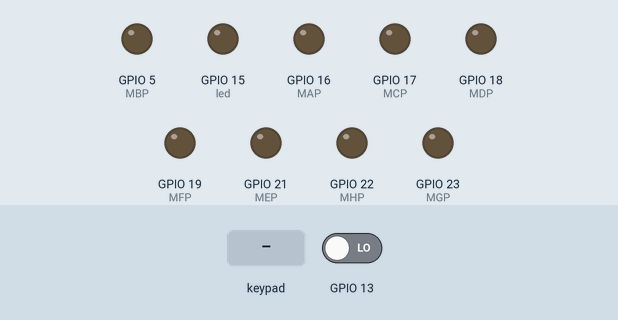
The program below on a simulated ESP32. Shown: output pins drawn as LEDs (lit = HIGH). The test bench sets the inputs (shaded band); at power-on: GPIO 13 LOW. Nothing arrives over Bluetooth unless stated; what the program prints to the serial monitor is not drawn.

Above: at 1.2 s.
1.3 s: key 'T' pressed
At 3.3 s:
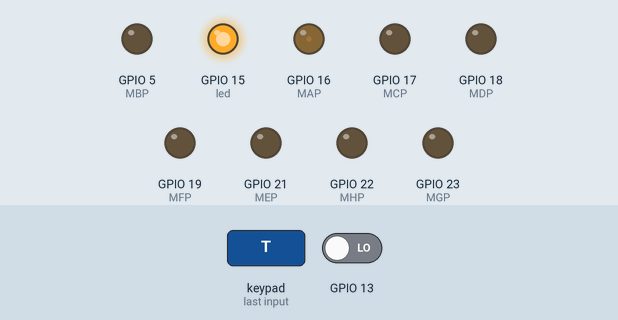
4.3 s: GPIO 13 driven HIGH
At 4.8 s:
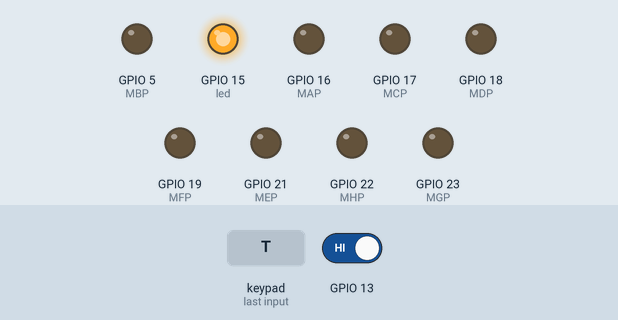
5.8 s: key 'T' pressed
At 6.03 s:
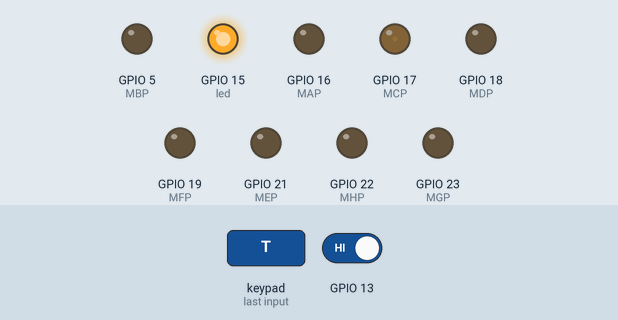
Timing chart, 0 to 10.7 s (numbered marks = the images above; inputs shaded):
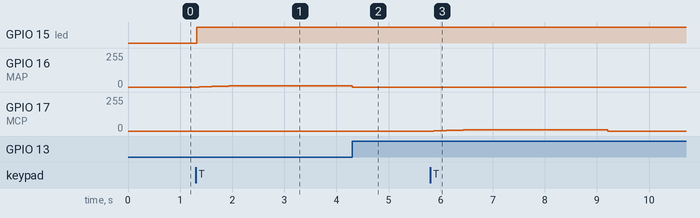

The program:

main.cpp
```cpp
#include <Arduino.h>
#include <Ps3Controller.h>
const int MCP = 17;
const int MAP = 16;
const int MDP = 18;
const int MBP = 5;
const int MEP = 21;
const int MFP = 19;
const int MGP = 23;
const int MHP = 22;
int H = 10000;
double on = 25;
int led = 15;
int mode;
int move=0;
int pwm=110;//速度
 void setup() {
  pinMode(13,INPUT);
  pinMode(led, OUTPUT);
  ledcSetup(0, H, 12);
  ledcAttachPin(MAP, 0);
  ledcSetup(1, H, 12);
  ledcAttachPin(MCP, 1);
  ledcSetup(2,H,12);
  ledcAttachPin(MBP,2);
  ledcSetup(3,H,12);
  ledcAttachPin(MDP,3);
   ledcSetup(4,H,12);
  ledcAttachPin(MEP,4);
   ledcSetup(5,H,12);
  ledcAttachPin(MFP,5);
  ledcSetup(6,H,12);
  ledcAttachPin(MGP,6);
  ledcSetup(7,H,12);
  ledcAttachPin(MHP,7);
    Ps3.begin("29:AE:A4:9C:2D:61");
      Serial.begin(9600);
  }

void loop() { mode=digitalRead(13);
  if( Ps3.event.button_down.triangle &&mode==1){
      for (size_t i = 0; i <= 175; i++)
  {digitalWrite(led, HIGH);
    ledcWrite(0, 0);
    ledcWrite(1, i);


Serial.print(i);
    delay(5);
      }

delay(2500);
ledcWrite(1, 0);
    ledcWrite(0, 0);

    move=1; }
    if( Ps3.event.button_down.triangle &&mode==0){
      for (size_t i = 0; i <= 175; i++)
  {digitalWrite(led, HIGH);
    ledcWrite(0, i);
    ledcWrite(1, 0);


Serial.print(i);
    delay(5);
      }
  while (mode==0)
  {mode=digitalRead(13);
    Serial.print(mode);


 ledcWrite(1, 0);
    ledcWrite(0, 175);}
ledcWrite(1, 0);
    ledcWrite(0, 0);

    move=0; }


 Serial.print(mode);


     if( Ps3.event.button_down.r1 ){
   for (size_t i = 0; i <= 195; i++)
  {ledcWrite(5,i);//ベルト
  ledcWrite(4, 0);
if (Ps3.event.button_up.r1){
    i=0; break;}
    delay(5);
    }
  }
        if( Ps3.event.button_down.r2 ){
   for (size_t i = 0; i <= pwm; i++)
  {ledcWrite(6,i);//ローラー
  ledcWrite(7, 0);
if (Ps3.event.button_up.r2){
    i=0; break;}
    delay(5);
    }
  }


if( Ps3.event.button_up.r1 )
{ledcWrite(5, 0);
    ledcWrite(4,0);
}
if( Ps3.event.button_up.r2 )
{ledcWrite(6, 0);
    ledcWrite(7,0);
}
if(Ps3.event.button_up.select){//未完成なのでつかわないでね
  if(pwm<=190){
    pwm=pwm+1;
      Serial.println(pwm);
  }else{
    pwm=110;
     Serial.println(pwm);
  }

}

}
```

Measured:
- after the input at 1.3 s, GPIO 15 (led): LOW → HIGH at once; GPIO 16 (MAP): moves from 0/255 to 11/255 over 0.81 s, starting after 0.07 s
- after the input at 4.3 s, GPIO 16 (MAP): 11/255 → 0/255 at once
- after the input at 5.8 s, GPIO 17 (MCP): rises from 0/255 to 11/255 in 0.81 s, then falls to 0/255 in 2.5 s
